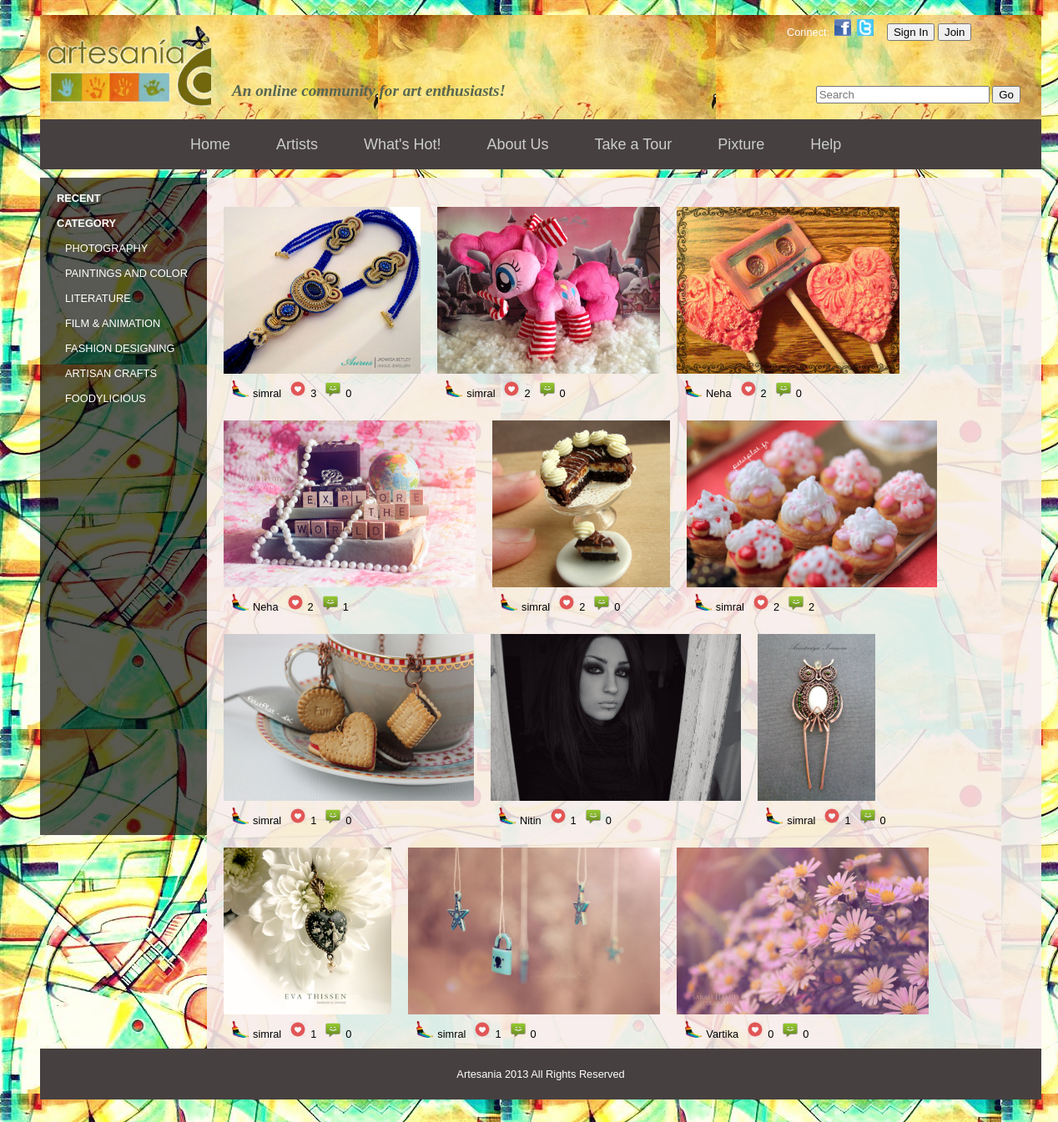
/project/whats_hot.php, run on the app's committed database.
### tables this page shows
CREATE TABLE IF NOT EXISTS `products` (
  `product_id` int(200) NOT NULL AUTO_INCREMENT,
  `username` varchar(100) NOT NULL,
  `category` varchar(50) NOT NULL,
  `caption` varchar(250) DEFAULT NULL,
  `description` text NOT NULL,
  `path` varchar(100) NOT NULL,
  `views` int(11) NOT NULL DEFAULT '0',
  `upvotes` int(50) NOT NULL,
  `visibility` tinyint(1) NOT NULL,
  `on_sale` varchar(4) NOT NULL,
  `upload_time` timestamp NOT NULL DEFAULT CURRENT_TIMESTAMP,
  PRIMARY KEY (`product_id`)
);

### project/whats_hot.php (the view, shortened to what this page needs)
	</head>
	<?php
		include "header2.php";
		include "profileLoginHeader.php";
	?>
				<div id = "content">
						<?php
							$con=mysqli_connect("localhost","root","","artesania");
							$query="select * from products order by upvotes DESC LIMIT 12";
							$result=mysqli_query($con,$query);
							if((mysqli_num_rows($result))>=1){
								while($row = mysqli_fetch_array($result)) {
									$query1="select count(comment) from comments where product_id=".$row['product_id'];
									$result1=mysqli_query($con,$query1);
									$row1 = mysqli_fetch_array($result1);
									echo "
										<div class='image_box'>
											<div class='div_a'>
												<a href='product_profile.php?path=".$row['path']."'><embed src='".$row['path']."'></embed></a>
											</div>
											<div class='product_details'>
												<div class ='product_artist'>
													<img src='images/fav_art.gif'></img><a href='artist_profile.php?username=".$row['username']."'>".$row['username']."</a>
												</div>
												<div class ='product_upvotes'>
													<a href='increment_upvotes.php?path=".$row['path']."&caller_page=whats_hot.php'><img src='images/favourite.png'></img></a>".$row['upvotes']."
												</div>
												<div class ='product_comments'>
													<img src='images/Messages_icon.png'></img>".$row1['count(comment)']."
												</div>
												<div class='clear'></div>
											</div>
										</div>
										";
							}
							}
						?>
				</div>
			</div>
			<div id="footer">
				<p>Artesania 2013 All Rights Reserved</p>
			</div>
		</div>
	</body>
</html>

### project/css/primary.css (style rules this page uses)
body { font: 0.8em Arial, sans-serif; background-image:url('http://localhost/xampp/project/images/background.jpg'); background-attachment:fixed; position:absolute; padding-left:30px; height: 100%; width: 100%; }
h1, ul { margin:0; padding:0; }
#main ul { list-style:none; height: 30px; margin-bottom:10px; }
#main ul li { float:left; }
#main ul li a { text-decoration: none; padding: 0px 0px 0px 20px; line-height: 30px; }
#main ul lh a { text-decoration: none; padding: 0px 0px 0px 10px; line-height: 30px; }
#content { float:left; width:980px; padding:10px; }
a { text-decoration:none; color:black; }
#content { background: rgba(247, 236, 236, 0.88); text-align:justify; }
#content embed { height:200px; width:auto; padding:25px 10px 5px 10px; }
#content img { height:200px; width:205px; padding:25px 20px 25px 20px; }
.image_box { float:left; }
.product_details { margin-left:20px; float:left; }
#content .product_details img { width:20px; height:20px; padding:0px; padding-right:5px; }
.product_artist { float:left; width:inherit; padding-right:5px; }
.product_upvotes, .product_comments { float:left; padding-right:5px; padding-left:5px; }
#side { background:rgba(0, 0, 0, 0.65); width: 180px; height:1024px; float:left; padding: 10px; border-right: 1px solid #aaa; border:2px; border-radius:0px 0px 0px 0px; }
#side a { color:white; text-transform:uppercase; text-decoration:none; }
#side lh { font-weight:bold; }
#content, #side { min-height:550px; }
#footer { background: #464040; color: #fff; padding: 10px; margin:auto; text-align:center; }

### data on the page
products: username "simral", upvotes "3", count "0"
products: username "simral", upvotes "2", count "0"
products: username "Neha", upvotes "2", count "0"
products: username "Neha", upvotes "2", count "1"
products: username "simral", upvotes "2", count "0"
products: username "simral", upvotes "2", count "2"
products: username "simral", upvotes "1", count "0"
products: username "Nitin", upvotes "1", count "0"
products: username "simral", upvotes "1", count "0"
products: username "simral", upvotes "1", count "0"
products: username "simral", upvotes "1", count "0"
products: username "Vartika", upvotes "0", count "0"
